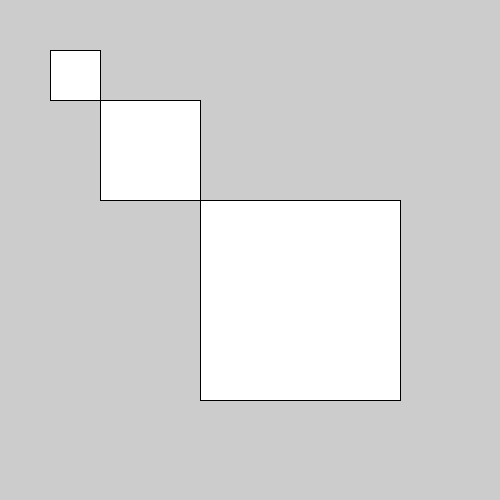
Frame 1 (no input)
Frame 60 (the mouse pressed at the canvas centre just before this capture): identical to frame 1, image omitted
Frame 120 (the mouse held since frame 60 and released just before this capture): identical to frame 1, image omitted

The Processing sketch that drew this single still picture (run headless with seeded random() and noise(); from frame 60 on, the mouse is pressed at the canvas centre):

// Processing sketch: sketch_Vierkant_moving_opdrascht
// ── sketch_Vierkant_moving_opdrascht.pde
void setup(){
  size(500,500); 
}


void draw(){
 rect(200,200,200,200); 
  rect(100,100,100,100); 
   rect(50,50,50,50); 
}


void mouseDragged(){
  
}
